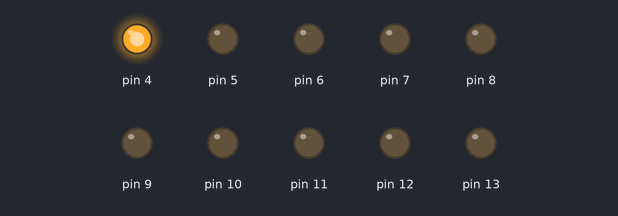
Recording of a sketch running on a simulated Arduino Uno, built with avr-gcc and run on an emulated ATmega328P. On the bench: output pins drawn as LEDs (lit = HIGH).

Above: at 0.02 s.
At 0.37 s:
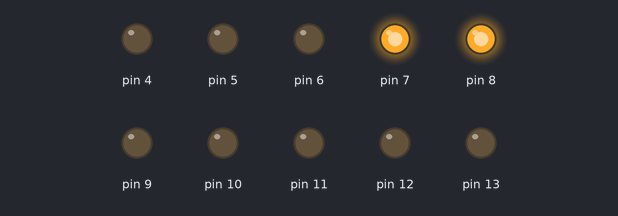
At 0.72 s:
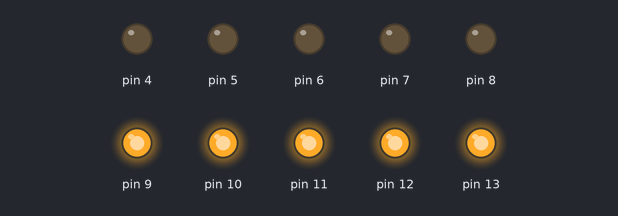
At 1.47 s:
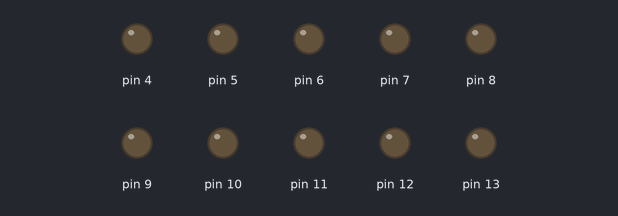
At 2.17 s:
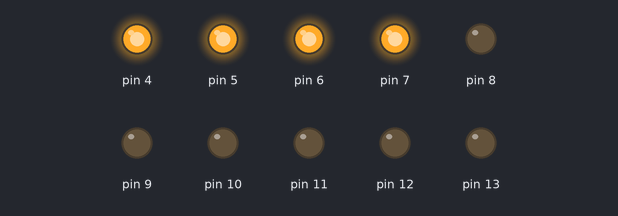
At 2.92 s:
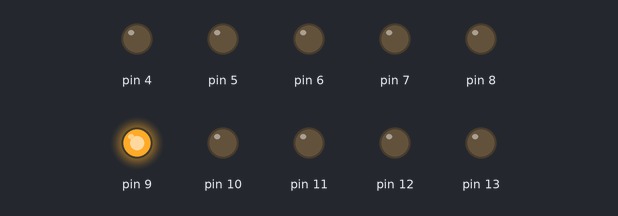
Timing chart, 0 to 3.2 s (numbered marks = the images above):
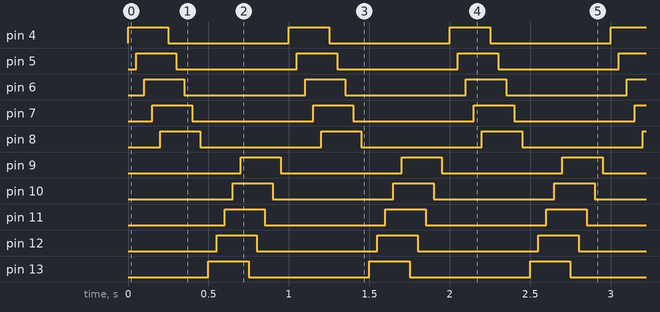

Measured:
- by itself, pin 4–13: alternates HIGH for 0.25 s and LOW for 0.75 s
- by itself, everything shown: repeats every 1.0 s, in 20 steps

The sketch:

LightFan_2.0.ino
```cpp
#include<stdlib.h>
#include<stdio.h>

int timer = 50;
void setup() {
  int  i;
  // put your setup code here, to run once:
  for (i = 4; i < 14; i++)
  {
    pinMode (i, OUTPUT);

  }
}


void loop() {
  // put your main code here, to run repeatedly:
  int i, j;
  for (i = 4; i < 9; i++)
  {
    digitalWrite (i, HIGH);
    delay(timer);
  }
  for (i = 4; i <9; i++)
  {
    digitalWrite (i, LOW);
    delay(timer);
  }
   for (j = 13; j > 8; j--)
  {
    digitalWrite (j, HIGH);
    delay(timer);
  }
  for (j = 13; j >8; j--)
  {
    digitalWrite (j, LOW);
    delay(timer);
  }

}
```
